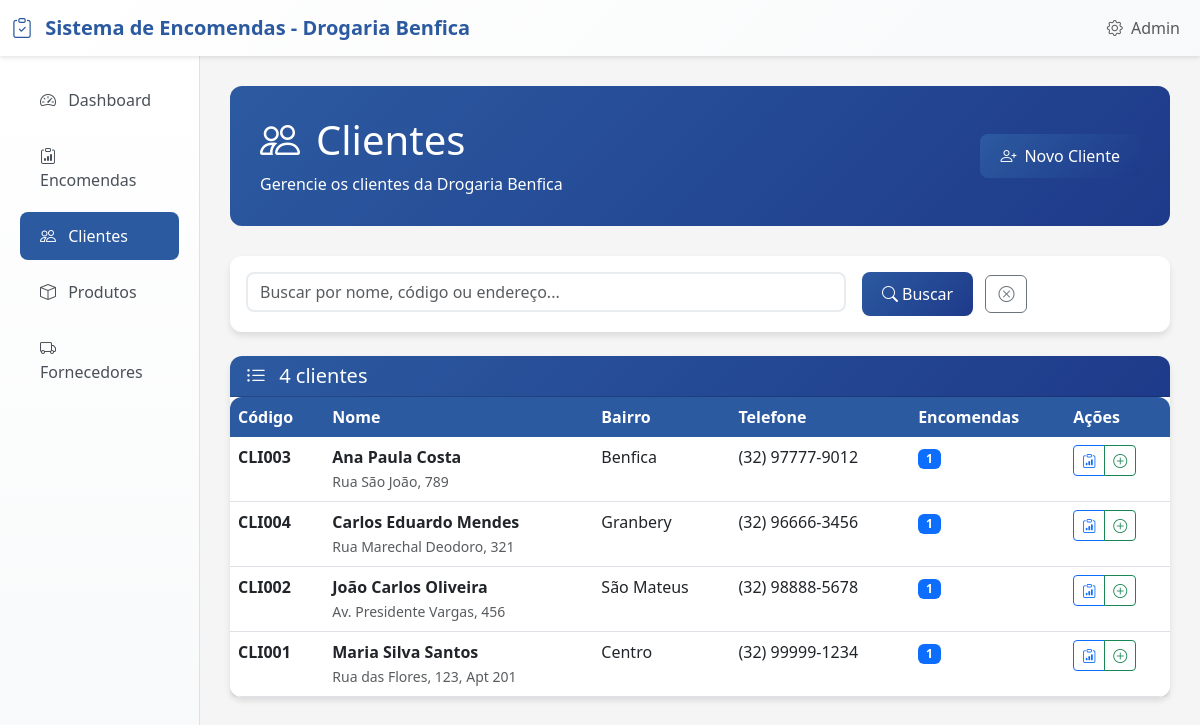
/clientes/, run on the app's committed database.
### encomendas/models.py (models this page shows, shortened)
class Cliente(models.Model):
    nome = models.CharField(max_length=200, verbose_name="Nome do Cliente")
    codigo = models.CharField(max_length=50, unique=True, verbose_name="Código")
    endereco = models.TextField(verbose_name="Endereço")
    bairro = models.CharField(max_length=100, verbose_name="Bairro")
    referencia = models.CharField(max_length=200, blank=True, verbose_name="Referência")
    telefone = models.CharField(max_length=20, blank=True, verbose_name="Telefone")
    created_at = models.DateTimeField(auto_now_add=True)
    updated_at = models.DateTimeField(auto_now=True)
    class Meta:
        verbose_name = "Cliente"
        verbose_name_plural = "Clientes"
        ordering = ['nome']

### encomendas/views.py (the view)
# urls.py: path('clientes/', views.cliente_list, name='cliente_list'),
def cliente_list(request):
    clientes = Cliente.objects.all().order_by('nome')
    search = request.GET.get('search')
    if search:
        clientes = clientes.filter(
            Q(nome__icontains=search) |
            Q(codigo__icontains=search) |
            Q(endereco__icontains=search)
        )
    paginator = Paginator(clientes, 20)
    page_number = request.GET.get('page')
    page_obj = paginator.get_page(page_number)
    context = {
        'page_obj': page_obj,
        'current_search': search,
    }
    return render(request, 'encomendas/cliente_list.html', context)

### encomendas/templates/encomendas/cliente_list.html (shortened to what this page needs)
{% extends 'encomendas/base.html' %}
{% block content %}
<div class="page-header">
    <div class="d-flex justify-content-between align-items-center">
        <div>
            <h1><i class="bi bi-people me-3"></i>Clientes</h1>
            <p class="mb-0">Gerencie os clientes da Drogaria Benfica</p>
        </div>
        <a href="{% url 'cliente_create' %}" class="btn btn-primary">
            <i class="bi bi-person-plus me-2"></i>Novo Cliente
        </a>
    </div>
</div>
<div class="card mb-4">
    <div class="card-body">
        <form method="get" class="row g-3">
            <div class="col-md-8">
                <input type="text" name="search" class="form-control"
                       placeholder="Buscar por nome, código ou endereço..."
                       value="{{ current_search|default:'' }}">
            </div>
            <div class="col-md-4">
                <button type="submit" class="btn btn-primary me-2">
                    <i class="bi bi-search me-1"></i>Buscar
                </button>
                <a href="{% url 'cliente_list' %}" class="btn btn-outline-secondary">
                    <i class="bi bi-x-circle"></i>
                </a>
            </div>
        </form>
    </div>
</div>
<div class="card">
    <div class="card-header">
        <h5 class="mb-0">
            <i class="bi bi-list-ul me-2"></i>
            {% if page_obj.paginator.count %}
                {{ page_obj.paginator.count }} cliente{{ page_obj.paginator.count|pluralize }}
            {% else %}
                Nenhum cliente encontrado
            {% endif %}
        </h5>
    </div>
    <div class="card-body p-0">
        {% if page_obj %}
            <div class="table-responsive">
                <table class="table table-hover mb-0">
                    <thead>
                        <tr>
                            <th>Código</th>
                            <th>Nome</th>
                            <th>Bairro</th>
                            <th>Telefone</th>
                            <th>Encomendas</th>
                            <th>Ações</th>
                        </tr>
                    </thead>
                    <tbody>
                        {% for cliente in page_obj %}
                        <tr>
                            <td><strong>{{ cliente.codigo }}</strong></td>
                            <td>
                                <div>
                                    <strong>{{ cliente.nome }}</strong><br>
                                    <small class="text-muted">{{ cliente.endereco|truncatechars:50 }}</small>
                                </div>
                            </td>
                            <td>{{ cliente.bairro }}</td>
                            <td>{{ cliente.telefone|default:"-" }}</td>
                            <td>
                                <span class="badge bg-primary">
                                    {{ cliente.encomenda_set.count }}
                                </span>
                            </td>
                            <td>
                                <div class="btn-group btn-group-sm">
                                    <a href="{% url 'encomenda_list' %}?cliente={{ cliente.id }}"
                                       class="btn btn-outline-primary" title="Ver Encomendas">
                                        <i class="bi bi-clipboard-data"></i>
                                    </a>
                                    <a href="{% url 'encomenda_create' %}?cliente={{ cliente.id }}"
                                       class="btn btn-outline-success" title="Nova Encomenda">
                                        <i class="bi bi-plus-circle"></i>
                                    </a>
                                </div>
                            </td>
                        </tr>
                        {% endfor %}
                    </tbody>
                </table>
            </div>
        {% endif %}
    </div>
</div>
{% endblock %}

### encomendas/templates/encomendas/base.html (style rules this page uses)
:root { --primary-color: #2c5aa0; --secondary-color: #f8f9fa; --accent-color: #28a745; --danger-color: #dc3545; --warning-color: #ffc107; }
body { background-color: #f5f5f5; font-family: 'Segoe UI', Tahoma, Geneva, Verdana, sans-serif; }
.card { border: none; border-radius: 12px; box-shadow: 0 4px 6px rgba(0, 0, 0, 0.1); transition: transform 0.2s ease, box-shadow 0.2s ease; }
.card-header { background: linear-gradient(135deg, var(--primary-color) 0%, #1e3a8a 100%); color: white; border-radius: 12px 12px 0 0 !important; font-weight: 600; }
.btn-primary { background: linear-gradient(135deg, var(--primary-color) 0%, #1e3a8a 100%); border: none; border-radius: 8px; padding: 10px 20px; font-weight: 500; transition: all 0.3s ease; }
.form-control { border-radius: 8px; border: 2px solid #e9ecef; transition: border-color 0.3s ease, box-shadow 0.3s ease; }
.page-header { background: linear-gradient(135deg, var(--primary-color) 0%, #1e3a8a 100%); color: white; padding: 30px; border-radius: 12px; margin-bottom: 30px; }
.table { background: white; border-radius: 12px; overflow: hidden; box-shadow: 0 2px 4px rgba(0,0,0,0.1); }
.table thead th { background-color: var(--primary-color); color: white; border: none; font-weight: 600; }

### data on the page
Cliente: codigo "CLI003", nome "Ana Paula Costa", endereco "Rua São João, 789", bairro "Benfica", telefone "(32) 97777-9012", encomenda_set.count "1"
Cliente: codigo "CLI004", nome "Carlos Eduardo Mendes", endereco "Rua Marechal Deodoro, 321", bairro "Granbery", telefone "(32) 96666-3456", encomenda_set.count "1"
Cliente: codigo "CLI002", nome "João Carlos Oliveira", endereco "Av. Presidente Vargas, 456", bairro "São Mateus", telefone "(32) 98888-5678", encomenda_set.count "1"
Cliente: codigo "CLI001", nome "Maria Silva Santos", endereco "Rua das Flores, 123, Apt 201", bairro "Centro", telefone "(32) 99999-1234", encomenda_set.count "1"

### other printed values
{{ page_obj.paginator.count }} "4"
